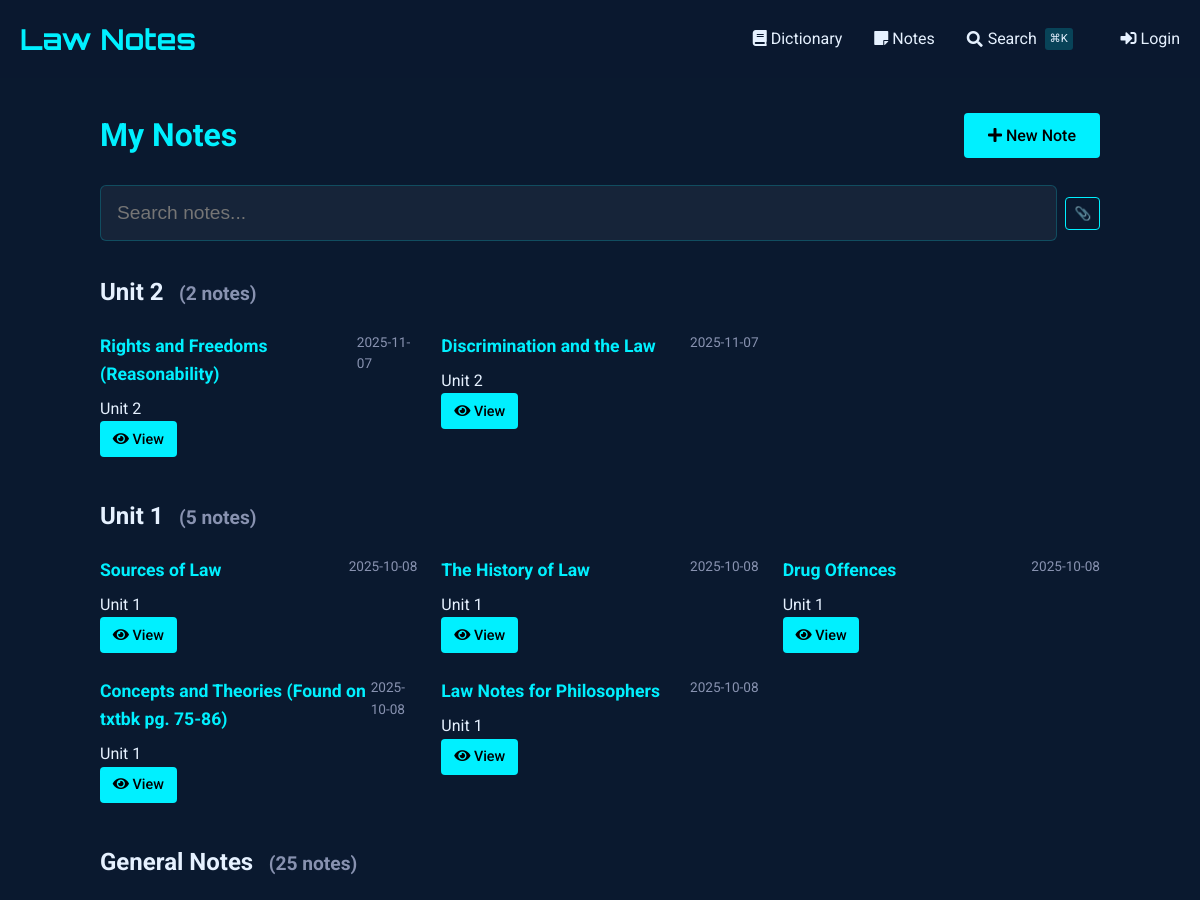
/notes (upper part), run on an earlier commit of the app's database.
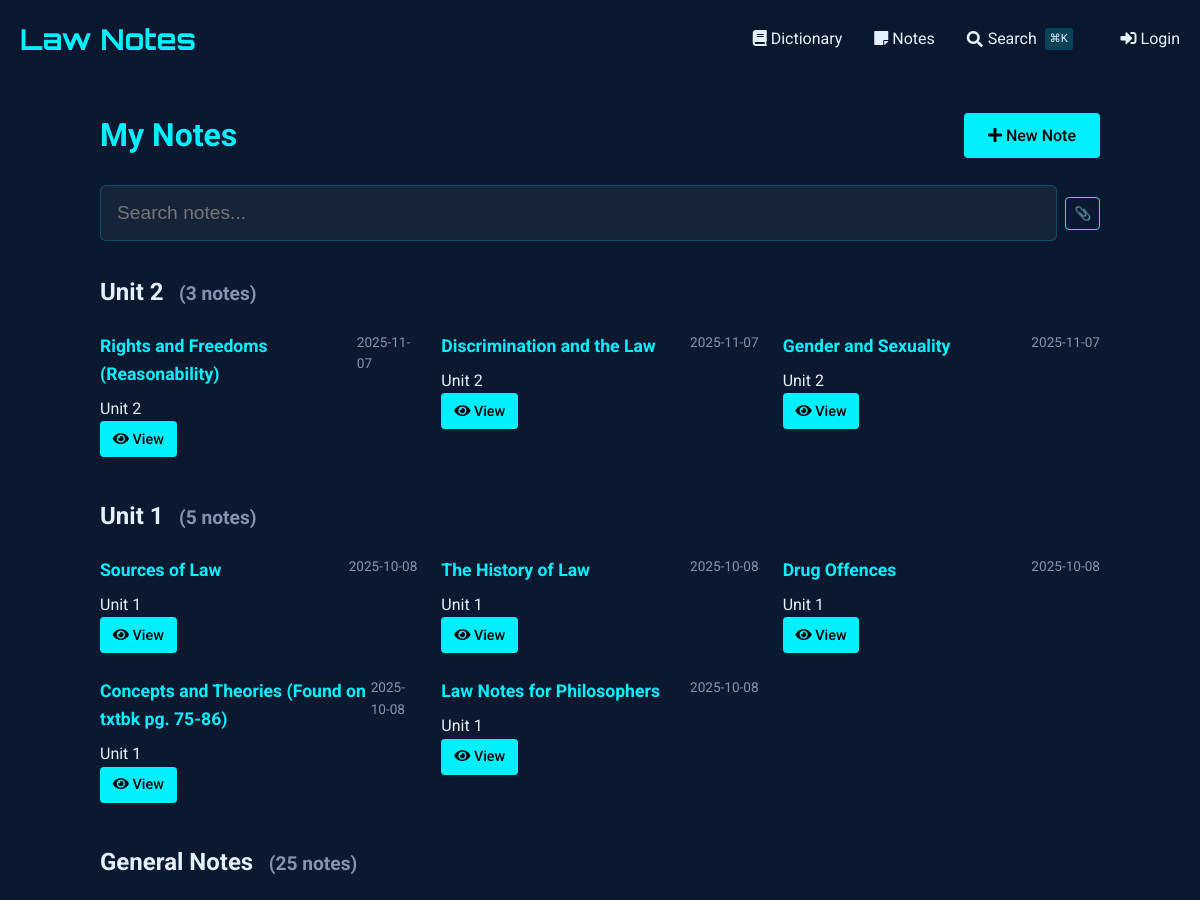
And on a later commit of the database.
### tables this page shows
CREATE TABLE notes (
    id INTEGER PRIMARY KEY AUTOINCREMENT,
    title TEXT NOT NULL,                -- short title for the note
    content TEXT NOT NULL,              -- the full note text
    unit_number INTEGER,                -- optional: to group with course units
    tags TEXT,                          -- comma-separated or JSON for filtering/search
    related_entries TEXT,               -- store glossary ids (e.g., "1,4,5") for cross-linking
    created_at TIMESTAMP DEFAULT CURRENT_TIMESTAMP,
    last_updated TIMESTAMP DEFAULT CURRENT_TIMESTAMP,
    views INTEGER DEFAULT 0,            -- track popularity
    is_favorite BOOLEAN DEFAULT 0,      -- quick flag for starred notes
    comments TEXT                       -- optional: your own thoughts or annotations
, has_worksheet BOOLEAN DEFAULT 0);

### notes_routes.py (the view)
@notes_bp.route('')
def index():
    db = SQL("sqlite:///notes.db")
    notes = db.execute("""
        SELECT id, title, unit_number,
               strftime('%Y-%m-%d', created_at) as created_date,
               strftime('%Y-%m-%d', last_updated) as last_updated,
               is_favorite, has_worksheet
        FROM notes
        ORDER BY
            CASE WHEN unit_number = '' OR unit_number IS NULL THEN 1 ELSE 0 END,
            CAST(unit_number AS INTEGER) DESC,
            last_updated DESC
    """)
    notes_by_unit = {}
    for note in notes:
        unit = note.get('unit_number', 'Ungrouped')
        if unit not in notes_by_unit:
            notes_by_unit[unit] = []
        notes_by_unit[unit].append(note)
    return render_template('notes/index.html',
                         notes_by_unit=notes_by_unit)

### sql.py (called while the page is built)
def _enable_logging(f):
    import logging
    import functools
    import os
    @functools.wraps(f)
    def decorator(*args, **kwargs):
        try:
            import flask
        except ModuleNotFoundError:
            return f(*args, **kwargs)
        disabled = logging.getLogger("cs50").disabled
        if flask.current_app and os.getenv("FLASK_ENV") == "development":
            logging.getLogger("cs50").disabled = False
        try:
            return f(*args, **kwargs)
        finally:
            logging.getLogger("cs50").disabled = disabled
    return decorator

    def __del__(self):
        self._disconnect()

    def _disconnect(self):
        if hasattr(_data, self._name()):
            getattr(_data, self._name()).close()
            delattr(_data, self._name())

    def _name(self):
        return str(hash(self))

        def connect(dbapi_connection, connection_record):
            try:
                if isinstance(
                    dbapi_connection, sqlite3.Connection
                ):  # If back end is sqlite
                    cursor = dbapi_connection.cursor()
                    cursor.execute("PRAGMA foreign_keys=ON")
                    cursor.close()
            except:
                pass

### templates/notes/index.html (shortened to what this page needs)
{% extends "notes/base.html" %}
{% block content %}
<div class="container" style="max-width: 1000px; margin: 0 auto;">
    <div style="display: flex; justify-content: space-between; align-items: center; margin-bottom: 1.5rem;">
        <h1 style="color: var(--primary); margin: 0;">
            My Notes
        </h1>
        <a href="{{ url_for('notes.add_note') }}" class="btn" style="background: var(--primary); color: #000; text-decoration: none; white-space: nowrap;">
            <i class="fas fa-plus"></i> New Note
        </a>
    </div>
    <div class="search-container">
        <input type="text" id="noteSearch" class="search-input" placeholder="Search notes..." autocomplete="off" style="padding-left: 1rem;">
    </div>
    <div id="notesContainer">
        {% if notes_by_unit %}
            {% for unit, notes in notes_by_unit.items() %}
                <div class="unit-section" data-unit="{{ unit or 'general' }}">
                    <h2 class="unit-header">
                        {% if unit %}
                            Unit {{ unit }}
                        {% else %}
                            General Notes
                        {% endif %}
                        <small class="unit-count" style="font-size: 0.8em; color: #8892b0; margin-left: 0.5em;">
                        </small>
                    </h2>
                    <div class="notes-grid" style="display: grid; grid-template-columns: repeat(auto-fill, minmax(300px, 1fr)); gap: 1.5rem;" data-unit="{{ unit or 'general' }}">
                        {% for note in notes %}
                            <div class="note-card"
                                 data-id="{{ note.id }}"
                                 data-title="{{ note.title|lower }}"
                                 data-content="{{ note.content|lower }}"
                                 data-unit="{{ note.unit_number or 'general' }}"
                                 data-tags="{{ note.tags|default('', true)|lower }}"
                                 data-has-worksheet="{{ 'true' if note.has_worksheet else 'false' }}"
                                 data-date="{{ (note.last_updated or note.created_date)|lower }}"
                                 data-favorite="{{ 'favorite' if note.is_favorite else '' }}">
                                <div style="display: flex; justify-content: space-between; align-items: flex-start;">
                                    <h3 style="margin: 0 0 0.5rem 0; font-size: 1.1rem; color: var(--primary);">
                                        {{ note.title }}
                                    </h3>
                                    <span class="note-date" style="color: #8892b0; font-size: 0.85rem;">
                                        {{ note.last_updated or note.created_date }}
                                    </span>
                                </div>
                                <div class="note-meta">
                                    {% if note.unit_number %}
                                        <span>Unit {{ note.unit_number }}</span>
                                    {% else %}
                                        <span>No unit</span>
                                    {% endif %}
                                </div>
                                <div class="note-actions">
                                    <a href="{{ url_for('notes.view_note', note_id=note.id) }}" class="btn" style="padding: 0.4rem 0.8rem; font-size: 0.9rem;">
                                        <i class="fas fa-eye"></i> View
                                    </a>
                                </div>
                            </div>
                        {% endfor %}
                    </div>
                </div>
            {% endfor %}
        {% endif %}
    </div>
</div>
{% endblock %}

### templates/notes/base.html (shortened to what this page needs)
{% extends "dictionary/base.html" %}

### templates/dictionary/base.html (shortened to what this page needs)
<!DOCTYPE html>
<html lang="en">
<head>
    <link href="https://cdnjs.cloudflare.com/ajax/libs/font-awesome/5.15.4/css/all.min.css" rel="stylesheet">
</head>
<body>
    <header>
        <div class="container">
            <div class="header-content">
                <a href="{{ url_for('dictionary.index') }}" class="logo">Law Notes</a>
                <nav class="nav-links">
                    <a href="{{ url_for('dictionary.index') }}" class="nav-link">
                        <i class="fas fa-book"></i> Dictionary
                    </a>
                    <a href="{{ url_for('notes.index') }}" class="nav-link">
                        <i class="fas fa-sticky-note"></i> Notes
                    </a>
                    <a href="{{ url_for('search') }}" class="nav-link" style="display: flex; align-items: center; gap: 0.3rem;">
                        <i class="fas fa-search"></i>
                        <span>Search</span>
                        <span style="font-size: 0.7rem; background: rgba(0, 240, 255, 0.2); padding: 0.1rem 0.3rem; border-radius: 3px; margin-left: 0.2rem;">⌘K</span>
                    </a>
                    {% if session.get("name") %}
                    <a href="{{ url_for('dictionary.add_entry') }}" class="nav-link" style="margin-left: 1rem;">
                        <i class="fas fa-plus"></i> Add Entry
                    </a>
                    <a href="/auth/logout" class="nav-link">
                        <i class="fas fa-sign-out-alt"></i> Logout
                    </a>
                    {% else %}
                    <a href="/auth/login" class="nav-link" style="margin-left: 1rem;">
                        <i class="fas fa-sign-in-alt"></i> Login
                    </a>
                    {% endif %}
                </nav>
            </div>
        </div>
    </header>
    <main class="container" style="padding: 2rem 0;">
        {% block content %}{% endblock %}
    </main>
</body>
</html>

### templates/dictionary/base.html (style rules this page uses)
:root { --primary: #00f0ff; --bg-dark: #0a192f; --text: #e6f1ff; --success: #2ecc71; --error: #e74c3c; }
body { font-family: 'Roboto', sans-serif; background-color: var(--bg-dark); color: var(--text); line-height: 1.6; margin: 0; padding: 0; }
.container { max-width: 1200px; margin: 0 auto; padding: 0 20px; }
header { background: rgba(10, 25, 47, 0.9); padding: 1rem 0; }
.header-content { display: flex; justify-content: space-between; align-items: center; }
.logo { font-family: 'Orbitron', sans-serif; font-size: 1.8rem; color: var(--primary); text-decoration: none; font-weight: 700; }
.nav-links { display: flex; gap: 2rem; }
.nav-link { color: var(--text); text-decoration: none; transition: color 0.3s; }
.btn { display: inline-block; padding: 0.6rem 1.5rem; background: var(--primary); color: #000; border: none; border-radius: 4px; cursor: pointer; text-decoration: none; font-weight: 500; transition: all 0.3s; }

### templates/notes/index.html (style rules this page uses)
.search-container { margin-bottom: 2rem; position: relative; }
.search-input { width: 100%; padding: 0.8rem 1rem; padding-left: 2.5rem; font-size: 1rem; background: rgba(10, 25, 47, 0.7); border: 1px solid rgba(0, 240, 255, 0.3); border-radius: 4px; color: #e6f1ff; transition: all 0.3s ease; }
.unit-section { margin-bottom: 2.5rem; }

### templates/partials/spotlight_search.html (style rules this page uses)
.search-input { width: 100%; padding: 1rem 1rem 1rem 3rem; font-size: 1.2rem; background: rgba(255, 255, 255, 0.05); border: 1px solid rgba(0, 240, 255, 0.2); border-radius: 6px; color: #e6f1ff; transition: all 0.3s ease; }

What changed in the data, as far as the page shows it:
added notes: title "Gender and Sexuality", last_updated "2025-11-07", unit_number "2"
Also different on the page:
text written by a page script: "(2 notes)" → "(3 notes)"
